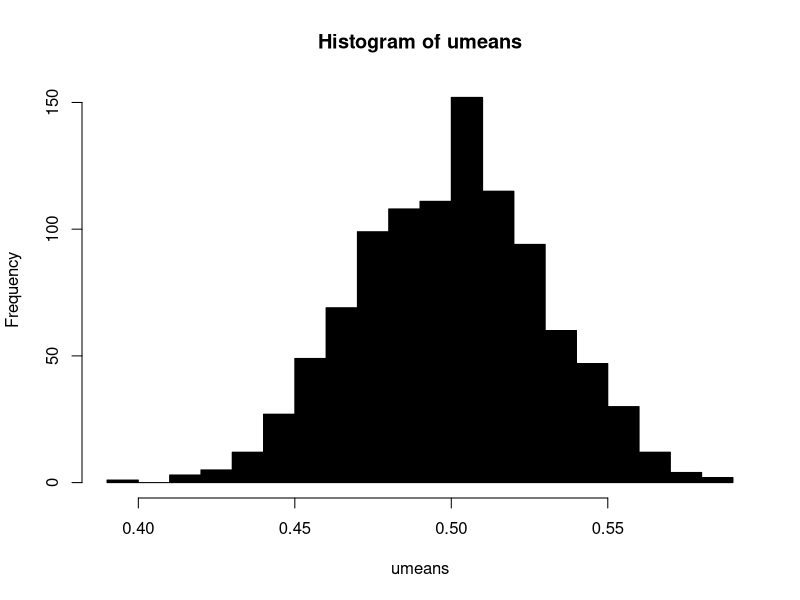
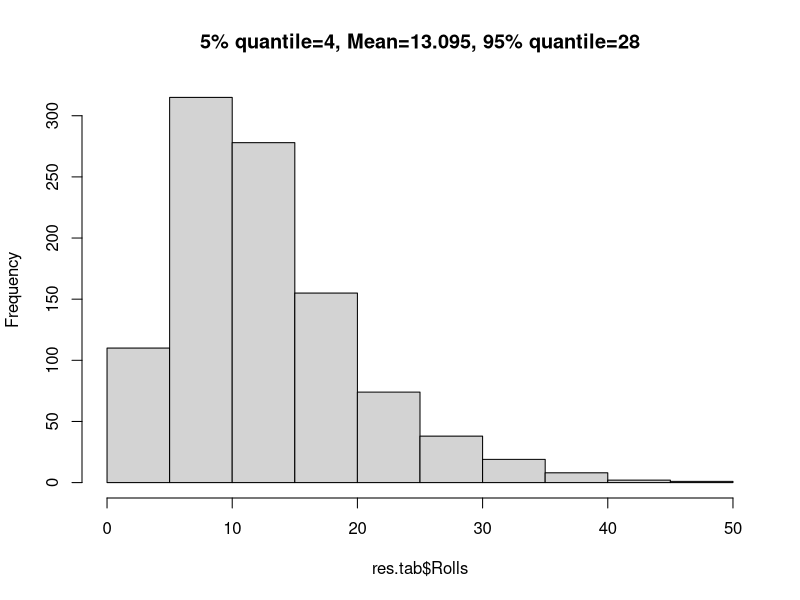

The R source for these figures, in order:
## ---- chunk 1
#vector of characters
names <- c("Lars", "Hilde", "Alex")
print(names)
#vector of integers
numbers <- 1:10
print(numbers)
names[2]
numbers[4]
## ---- chunk 2
# if we try
mixed_vector <- c(1,"New Year",TRUE)

# everything is casted to the most gereral character type
print(mixed_vector)
## ---- chunk 3
my.list <- list("Donald",
                c(Age = 71, Weight = 120, Height = 187), FALSE)
print(my.list)

my.list <- list(Name = "Donald",
                Data = c(Age = 71, Weight = 120, Height = 187),
                Is.female = FALSE)
print(my.list)


## ---- chunk 4
length(my.list)
## ---- chunk 5
a <- list()
print(a)
#append on the right
a <- c(a,race = "duck",wealth = 10)
print(a)
a <- c(a,FALSE)
print(a)
#append on the left
a <- c(log = TRUE,a)
print(a)
## ---- chunk 6
my.list <- c(my.list,a)
print(my.list)
## ---- chunk 7
my.list$Data
## ---- chunk 8
my.list$Copyright <- "Disney"
my.list
## ---- chunk 9
print(my.list)
x <- my.list[6]
print(x)
print(typeof(x))
#x-2
## ---- chunk 10
x <- my.list[[6]]
print(x)
print(typeof(x))
x-2
## ---- chunk 11
#error expeted
#elements <- my.list[[1:4]]
## ---- chunk 12
elements <- my.list[1:4]
print(elements)
## ---- chunk 13
unlist(list(1,2,3,4,5,6))[3:5]
## ---- chunk 14
letters = c("a","b","c")
for(l in letters){
  print(l)
}
## ---- chunk 15
for(i in 1:10){
  print(i^2)
}
## ---- chunk 16
print(my.list)
N <- length(my.list)           # the length of the list
char.elem <- rep(FALSE, N)  # vector where we keep track of the results
for(i in 1:N){
  content <- my.list[[i]]
  char.elem[i] <- is.character(content)
}
print(my.list)
print(char.elem)
## ---- chunk 17
for(GAGAGAGAGAGAGAGA in 1:N){
  content <- my.list[[GAGAGAGAGAGAGAGA]]
  char.elem[GAGAGAGAGAGAGAGA] <- is.character(content)
}
print(char.elem)
## ---- chunk 18
dlist <- list("This","is","a","demo","of","using",1,"list","with", 11, "elements")
for(element in dlist){
  print(element)
}
## ---- chunk 19
x <- 2
while(x < 10^10){
  x <- x * x
  print(x)
}
## ---- chunk 20
for(i in 1:10){
  if(i < 5){
    cat("The loop-object", i, "is smaller than 5\n")
  } else {
    cat("The loop-object", i, "is larger than or equal to 5\n")
  }
}
## ---- chunk 21
library(stringr)# a package to work with characters. We need str_length()
for(a in list("This","is","a","test")){
  txt <- ifelse(str_length(a) > 3, "long", "short")
  cat("The word \"", a, "\" is ", txt, "\n")
}
## ---- chunk 22
start_time <- Sys.time()
4+2
end_time <- Sys.time()
end_time - start_time
## ---- chunk 23
N <- 10000000
vect.1 <- rep(0,N)
list.1 <- list()
start_time_vect <- Sys.time()
for(i in 1:N)
{
  if(i == 1)
    vect.1[i] <- 0
  else if(i == 2)
    vect.1[i] <- 1
  else
    vect.1[i] <- vect.1[i-1] + vect.1[i-2]
}
end_time_vect <- Sys.time()
print(vect.1[1:20])
print(end_time_vect - start_time_vect)

start_time_list <- Sys.time()
for(i in 1:N)
{
  if(i == 1)
    list.1[[i]] <- 0
  else if(i == 2)
    list.1[[i]] <- 1
  else
    list.1[[i]] <- list.1[[i-1]] + list.1[[i-2]]
}
end_time_list <- Sys.time()
print(unlist(list.1[1:20]))
print(end_time_list - start_time_list)
## ---- chunk 24
library(stringr)
lines <- readLines("poem_unknown.txt")
lst <- str_split(lines, pattern = " ")
n.words <- numeric(length(lst))
for(i in 1:length(lst)){
  n.words[i] <- length(lst[[i]])
}
print(n.words)
## ---- chunk 25
N.sim <- 1000
umeans <- rep(0, N.sim)  # or just   umeans <- numeric(N.sim)
for(i in 1:N.sim){
  x.uniform <- runif(100)   # will be over-written each time
  umeans[i] <- mean(x.uniform, na.rm = T)
}
# Plotting
hist(umeans, breaks = 25, col = "black")
## ---- chunk 26
n.dice <- 5
n.rolls <- 0
while(n.dice > 0){
  d <- sample(1:6, size = n.dice, replace = TRUE)
  sixes <- sum(d == 6)
  n.dice <- n.dice - sixes
  n.rolls <- n.rolls + 1
}
cat("Needed", n.rolls, "rolls to get five 6's\n")
## ---- chunk 27
# How many times to repeat the experiment
N.sim <- 1000
# Allocate an empty results list of vectors, to be filled in by the for loop
res.tab <- list(Rolls = rep(0, N.sim),
                  Value = rep(0, N.sim))
for(i in 1:N.sim){
  n.dice <- 5  # Reset the number of dice we have left. (Set to 6 for "maxi-yatzy"!)
  n.rolls <- 0  # Reset the roll counter for this experiment
  target.value <- 0  # What die-value to collect (0 = not decided yet)
  while(n.dice > 0){
    # As long as we have dice left that are not part of our yatzy:
  
    # Roll dice: Sample from the possible values of a die (one to six), n.dice times.
    # Set replace = TRUE because e.g. 
    # rolling one "4" does not prevent you from rolling another.
    d <- sample(1:6, size = n.dice, replace = TRUE)
    
    if(target.value > 0){
      # We have picked our target value, e.g. collecting fours means target.value == 4.
      
      # "Set aside" any dice having our target value and so contributing to our yatzy.
      # This reduces the number of remaining dice.
      n.dice <- n.dice - sum(d == target.value)
    } else {
      # target.value is still zero, meaning we haven't picked a target value yet.
      
      # Tabulate the values of our rolled dice.
      # For illustration, look at sort(table(c("c", "o", "f", "f", "e", "e")), decreasing = TRUE)
      freq <- sort(table(d), decreasing = TRUE)
      # The first element of freq is the *count* of the most frequent element.
      # The *name* of this element holds our target die value.
      largest.freq <- freq[1]
      if(largest.freq >= 3){
        # We only start collecting if we have at least three equal values
        
        # Which value do we want to collect? The most frequent one!
        # As mentioned, this is given by the *name* of freq[1]
        target.value <- as.integer(names(freq[1]))
        
        # Compute how many more dice we need for our yatzy.
        n.dice <- n.dice - sum(d == target.value)
        # Without it, we "forget" to keep our already-rolled dice 
        # having the target value. Thus we spend more rolls than necessary.
      }
    }
    # Keep count of how many rolls we've made
    n.rolls <- n.rolls + 1
  }
  # Output the results so far
  cat("Needed", n.rolls, "rolls to get five", target.value, "'s\n")
  # Store the results of this simulation.
  res.tab$Rolls[i] <- n.rolls
  res.tab$Value[i] <- target.value
  # (Remember, n.rolls and target.value get reset at the top of the for loop.)
}


qtab <- list(Q05 = quantile(res.tab$Rolls, 0.05), Q95 = quantile(res.tab$Rolls, 0.95))

hist(res.tab$Rolls,main = str_c("5% quantile=", qtab$Q05, 
                     ", Mean=", mean(res.tab$Rolls), 
                     ", 95% quantile=", qtab$Q95))

